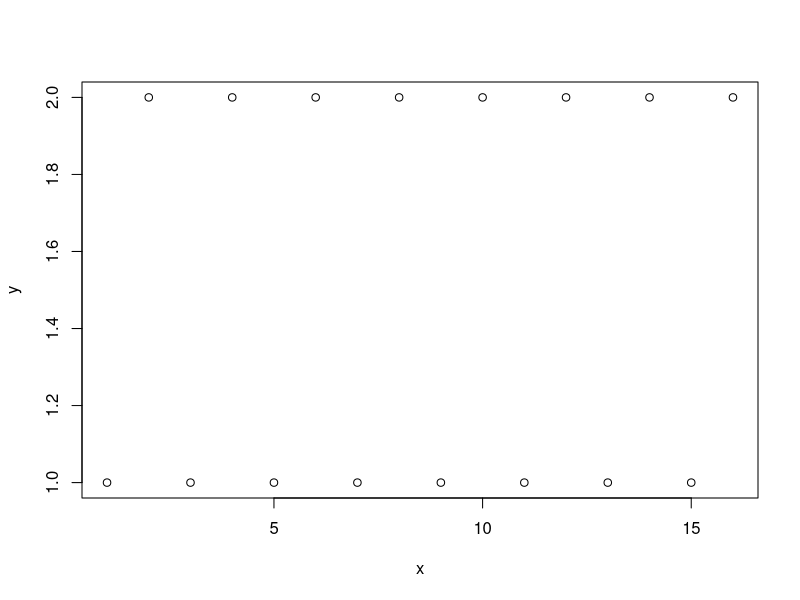
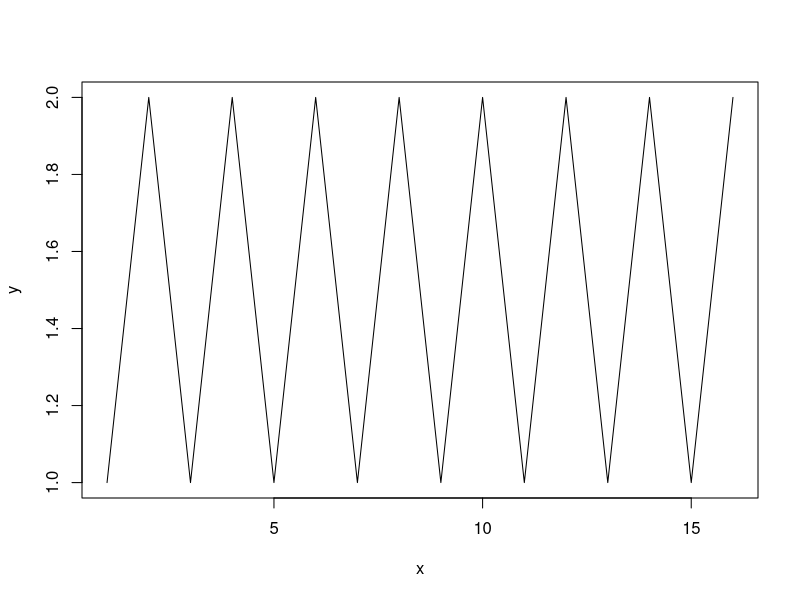
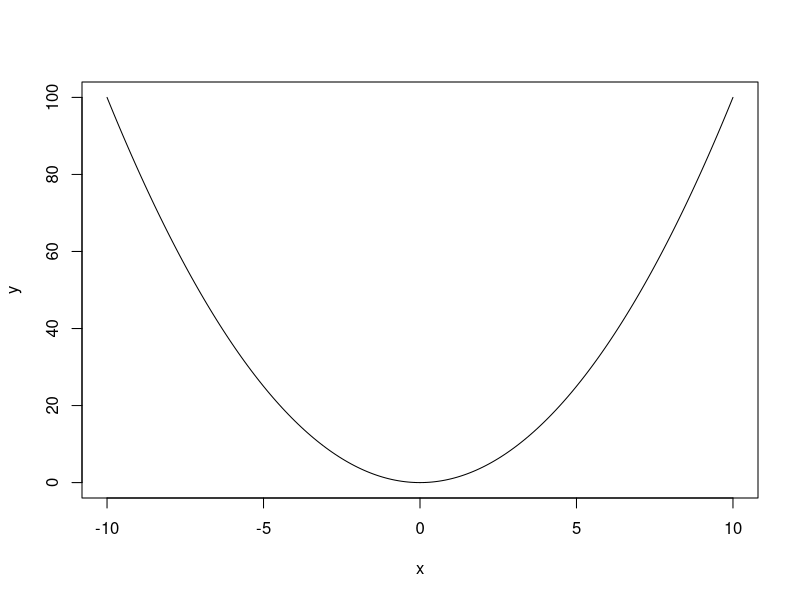
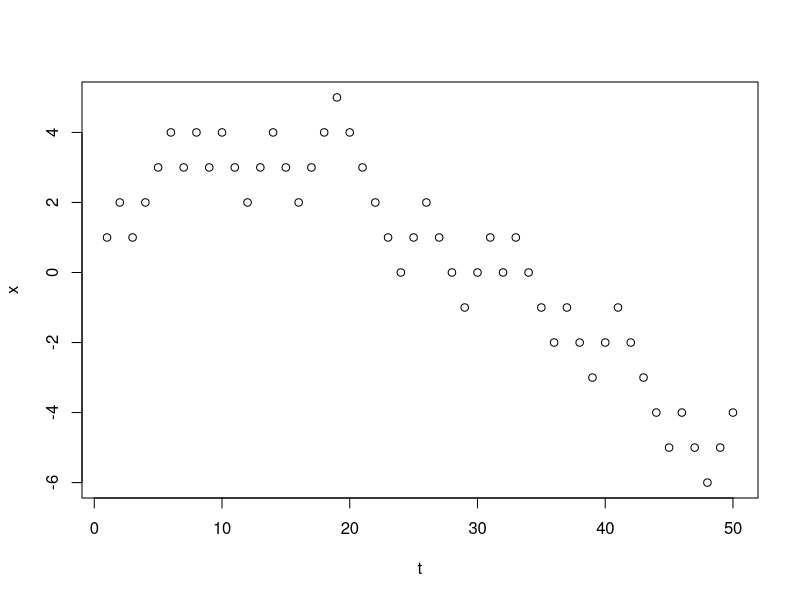
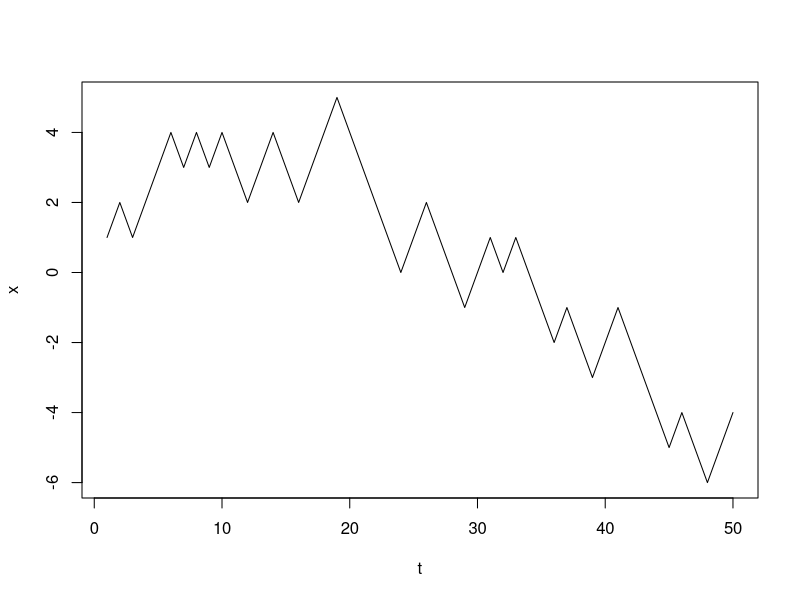
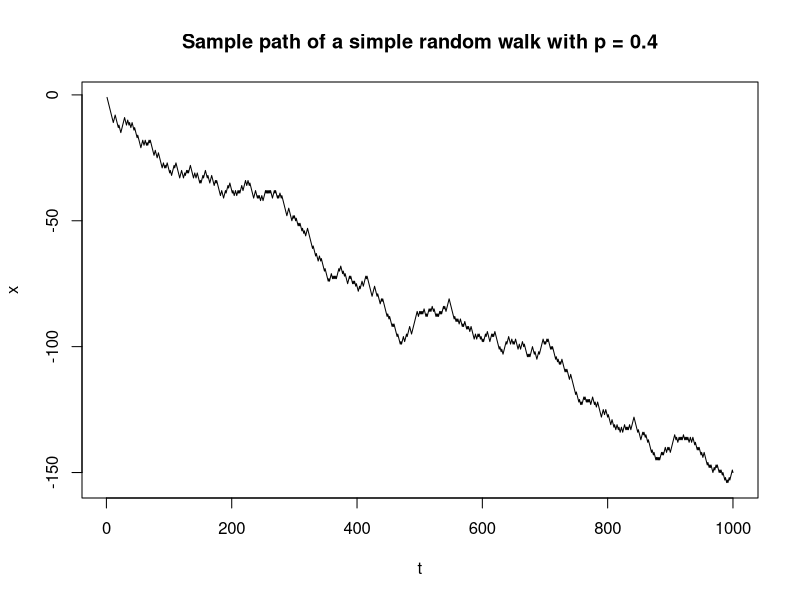
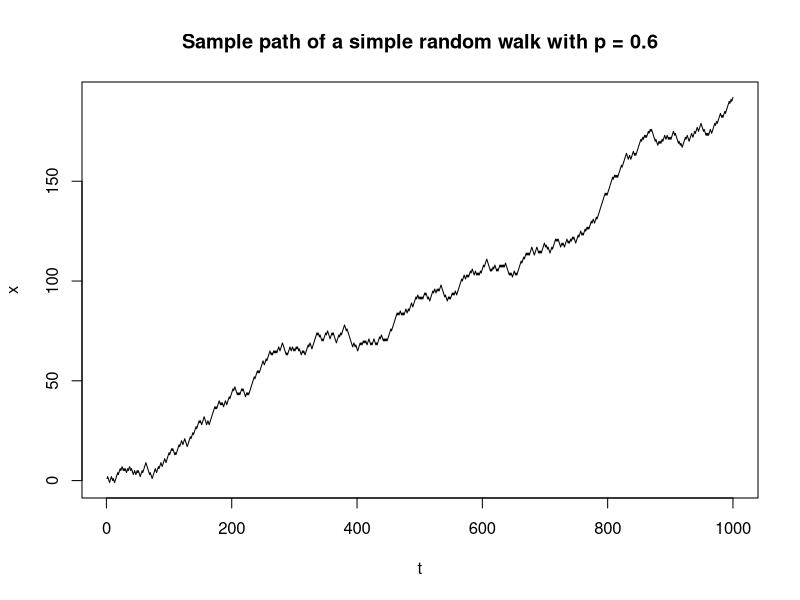

Source code (R) for these figures, in order:
## ---- chunk 1
#| echo: true
1+2
## ---- chunk 2
#| echo: true
2*3
## ---- chunk 3
#| echo: true
2/3
## ---- chunk 4
#| echo: true
2**3
## ---- chunk 5
#| echo: true
5*2**3
## ---- chunk 6
#| echo: true
4**2 == 2**4
## ---- chunk 7
#| echo: true
24 ** 23 > 23 ** 24
## ---- chunk 8
#| echo: true
c(2,7,4,1,3)
## ---- chunk 9
#| echo: true
a <- c(2,7,4,1,3)
## ---- chunk 10
#| echo: true
2*a
## ---- chunk 11
#| echo: true
b <- c(5,10,20,15,10)
## ---- chunk 12
#| echo: true
a*b
## ---- chunk 13
#| echo: true
a**2
## ---- chunk 14
#| echo: true
c(1,2) < c(2,3)
## ---- chunk 15
#| echo: true
c(1,2) < c(1,3)
## ---- chunk 16
#| echo: true
a**2 > 10
## ---- chunk 17
#| echo: true
seq(7,94)
## ---- chunk 18
#| echo: true
seq(7,94,2)
## ---- chunk 19
#| echo: true
seq(1,10,0.2)
## ---- chunk 20
#| echo: true
seq(from=1, to=10, by=0.2)
## ---- chunk 21
#| echo: true
seq(to=10, from=1, by=0.2)
## ---- chunk 22
#| echo: true
1:10
## ---- chunk 23
#| echo: true
10:1
## ---- chunk 24
#| echo: true
rep(1,10)
## ---- chunk 25
#| echo: true
rep(1:3,5)
## ---- chunk 26
#| echo: true
rep(seq(2,3,0.5), 4)
## ---- chunk 27
#| echo: true
rep(1:3, each=5)
## ---- chunk 28
#| echo: true
rep(seq(2,3,0.5), each=4)
## ---- chunk 29
#| echo: true
a <- seq(1,10)
b <- sum(a)
b
## ---- chunk 30
#| echo: true
a <- seq(1,10)
c <- cumsum(a)
c
## ---- chunk 31
x <- seq(1,6)
p <- rep(1/6, 6)
sum(x*p)
## ---- chunk 32
sum(p*(x-sum(x*p))**2)
## ---- chunk 33
x <- 1:2024
y <- cumsum(x)
sum(y>10**6)
## ---- chunk 34
#| echo: true
a <- seq(2,20,2)
a[3]
## ---- chunk 35
#| echo: true
a[3:5]
## ---- chunk 36
#| echo: true
a[c(3,7,1)]
## ---- chunk 37
#| echo: true
x <- 1:16
y <- rep(1:2,8)
plot(x,y)
## ---- chunk 38
#| echo: true 
plot(x, y, type='l')
## ---- chunk 39
x <- seq(-10, 10, 0.1)
y <- x**2
plot(x,y, type='l')
## ---- chunk 40
#| echo: true
n <- 10
z <- sample(x=c(-1,1),prob=c(1/2,1/2),size = n, replace = T)
z
## ---- chunk 41
#| echo: true
z <- sample(x=c(-1,1),prob=c(1/2,1/2),size = n, replace = T)
z
## ---- chunk 42
set.seed(100)
n <- 50
z <- sample(x=c(-1,1),prob=c(1/2,1/2),size = n, replace = T)
x <- cumsum(z)
## ---- chunk 43
#| echo: true
x[48]
## ---- chunk 44
abs(x[50])
## ---- chunk 45
#| echo: true
t <- 1:n
plot(t,x)
## ---- chunk 46
#| echo: true
plot(t,x,type='l')
## ---- chunk 47
#| echo: true
SimpleRW <- function(p,n)
{
  z <- sample(x=c(-1,1),prob=c(1-p,p),size = n, replace = T)
  x <- cumsum(z)
  t <- 1:n
  plot(t,x,type='l',main=paste("Sample path of a simple random walk with p =",p))
}
## ---- chunk 48
SimpleRW(0.4,1000)
## ---- chunk 49
SimpleRW(0.6,1000)
